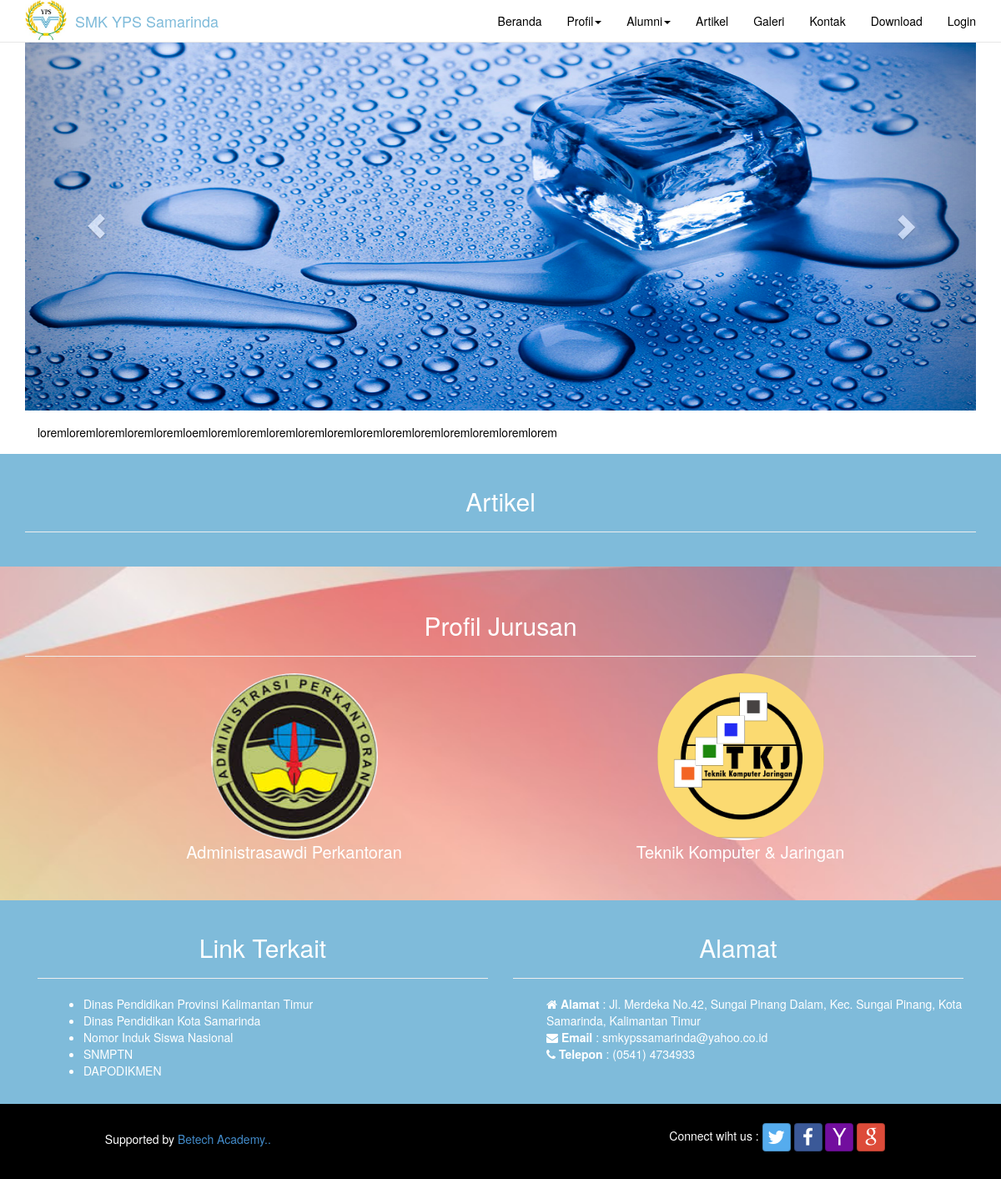
The page / on the database its author committed.
### tables this page shows
CREATE TABLE IF NOT EXISTS `tb_slide` (
  `id_gambar` int(11) NOT NULL AUTO_INCREMENT,
  `nama_file` varchar(255) NOT NULL,
  `title_file` varchar(255) NOT NULL,
  PRIMARY KEY (`id_gambar`)
);

CREATE TABLE IF NOT EXISTS `tb_motivasi` (
  `id_motivasi` int(11) NOT NULL AUTO_INCREMENT,
  `isi_motivasi` text NOT NULL,
  PRIMARY KEY (`id_motivasi`)
);

CREATE TABLE IF NOT EXISTS `tb_jurusan` (
  `id_jurusan` int(11) NOT NULL AUTO_INCREMENT,
  `nama_jurusan` varchar(100) NOT NULL,
  `profil_jurusan` text NOT NULL,
  `file_jurusan` varchar(100) NOT NULL,
  PRIMARY KEY (`id_jurusan`)
);

CREATE TABLE IF NOT EXISTS `tb_alamat` (
  `id_alamat` int(11) NOT NULL AUTO_INCREMENT,
  `alamat` text NOT NULL,
  `email` varchar(100) NOT NULL,
  `notlp` varchar(20) NOT NULL,
  PRIMARY KEY (`id_alamat`)
);

### application/libraries/template.php (called while the page is built)
<?php if ( ! defined('BASEPATH')) exit('No direct script access allowed');
class Template {
		var $template_data = array();
		function set($name, $value)
		{
			$this->template_data[$name] = $value;
		}
		function load($template = '', $view = '' , $view_data = array(), $return = FALSE)
		{
			$this->CI =& get_instance();
			$this->set('contents', $this->CI->load->view($view, $view_data, TRUE));
			return $this->CI->load->view($template, $this->template_data, $return);
		}
}

### application/controllers/index.php (called while the page is built, shortened)
<?php
class Index extends CI_Controller
{
	function index()
	{
			$data['artikel'] = $this->model_artikel->limit();
			$data['rekor']= $this->model_motivasi->lihatdata();
			$data['slide']=$this->model_slide->lihatdata();
			$data['jurusan']=$this->model_jurusan->lihatdata();
			$data['alamat']=$this->model_alamat->lihatdata();
			$data['motivasi']= $this->model_motivasi->lihatdata();
			$this->template->load('template(1)','view_dashboard1',$data);
	}
}
 ?>

### index.php (called while the page is built, shortened)
<?php
require_once BASEPATH.'core/CodeIgniter.php';

### application/models/model_slide.php (called while the page is built, shortened)
<?php
class Model_slide extends CI_Model
{
	function lihatdata()
	{
		return $this->db->get('tb_slide');
	}
}
 ?>

### application/models/model_motivasi.php (called while the page is built, shortened)
<?php
class Model_motivasi extends CI_Model
{
	function lihatdata()
	{
		return $this->db->query('select *from tb_motivasi ORDER BY id_motivasi DESC limit 1');
	}
}
 ?>

### application/models/model_jurusan.php (called while the page is built, shortened)
<?php
class Model_jurusan extends CI_Model
{
	function lihatdata()
	{
		return $this->db->get_where('tb_jurusan');
	}
}
 ?>

### application/models/model_alamat.php (called while the page is built, shortened)
<?php
class Model_alamat extends CI_Model
{
	function lihatdata()
	{
		return $this->db->get_where('tb_alamat');
	}
}
 ?>

### application/views/view_dashboard1.php (the view, shortened to what this page needs)
<!DOCTYPE html>
<html>
<head>
</head>
<body>
<div class="container">
<div id="myCarousel" class="carousel slide carousel-fade" data-ride="carousel">
        <div class="carousel-inner">
            <?php foreach ($slide -> result() as $s) { ?>
            <div class="item">
            <img id="<?php echo $s->id_gambar; ?>" src="<?php echo base_url('uploads/'.$s->nama_file);?>" class="img-responsive" style="width: 1360px;height:442px;">
            </div>
            <?php } ?>
        </div>
        <a class="left carousel-control" href="#myCarousel" data-slide="prev">
            <span class="glyphicon glyphicon-chevron-left"></span>
        </a>
        <a class="right carousel-control" href="#myCarousel" data-slide="next">
            <span class="glyphicon glyphicon-chevron-right"></span>
        </a>
</div>
</div>
    <div id="about" class="intro">
      <div class="container">
        <div class="row-fluid">
            <div class="col-md-12">
            <?php foreach ($motivasi -> result() as $m) { ?>
                <p><?php echo $m->isi_motivasi;?></p>
             <?php } ?>
            </div>
        </div>
      </div>
    </div>
     <div id="services" class="services">
      <div class="container">
        <h2 align="center">Artikel</h2><hr>
        <div class="col-md-12">
        </div>
      </div>
      </div>
    <div class="callout">
      <div class="vert-text">
        <div class="container">
            <h2>Profil Jurusan</h2><hr>
                    <ul class="thumbnails">
                    <div class="col-md-12">
                      <div class="col-md-6">
                    <?php foreach ($jurusan -> result() as $j) { ?>
                    <p align="center"><a href="<?php echo site_url('jurusan/index'); ?>"><img src="<?php echo base_url('uploads/'.$j->file_jurusan);?>" style="width: 200px;height: 200px;" class="img-circle"></a><br>
                    <a href="<?php echo site_url('jurusan/index'); ?>" style="color: white;font-size: 20"><?php echo $j->nama_jurusan;?></a></p>
                    </div>
                    <?php } ?>
                    </div>
            </div>
        </div>
        </div>
      </div>
</body>
</html>

### application/views/template(1).php (shortened to what this page needs)
<html lang="en">
<head>
  <link href="<?php echo base_url();?>assets/css/bootstrap.min.css" rel="stylesheet">
  <link href="<?php echo base_url();?>assets/css/template.css" rel="stylesheet">
  <link href="<?php echo base_url();?>assets/css/hover.css" rel="stylesheet">
  <link href="<?php echo base_url();?>assets/css/stylish-portfolio.css" rel="stylesheet">
  <link href="<?php echo base_url();?>assets/css/bootstrap-social.css" rel="stylesheet">
  <link href="<?php echo base_url();?>assets/font-awesome/css/font-awesome.min.css" rel="stylesheet">
</head>
<body>
  <header>
  <nav class="navbar navbar-default navbar-fixed-top" role="navigation">
   <div class="container">
    <div class="navbar-header">
      <a href="#" class="pull-left"><img src="<?php echo base_url('assets/css/img/30401090.png');?>" width="50px;" style="margin-right: 10px"></a><a href="#" class="navbar-brand">SMK YPS Samarinda</a>
    </div>
      <div class="collapse navbar-collapse" id="myNavbar">
      <ul class="nav navbar-nav navbar-right">
      <li><?php echo anchor('index','Beranda',array('class'=>'hvr-overline-from-center'));?></a></li>
      <li class="dropdown">
              <a href="#" class="dropdown-toggle hvr-overline-from-center" data-toggle="dropdown">Profil<span class="caret"></span></a>
            </li>
      <li class="dropdown">
              <a href="#" class="dropdown-toggle hvr-overline-from-center" data-toggle="dropdown">Alumni<span class="caret"></span></a>
      </li>
      <li><?php echo anchor('artikel','Artikel',array('class'=>'hvr-overline-from-center'));?></li>
      <li><?php echo anchor('galeri','Galeri',array('class'=>'hvr-overline-from-center'));?></li>
      <li><?php echo anchor('kontak','Kontak',array('class'=>'hvr-overline-from-center'));?></li>
      <li><?php echo anchor('download','Download',array('class'=>'hvr-overline-from-center'));?></li>
      <li><?php echo anchor('auth/login','Login',array('class'=>'hvr-bounce-to-bottom'))?></li>
      </ul>
      </div>
        </nav>
        </div></div></nav></header>
  <div>
  <div>
     <?php echo $contents;?>
    <div id="services" class="services">
      <div class="container">
        <div class="col-md-6">
           <h2 align="center">Link Terkait</h2>
           <hr>
           <div class="col-md-12">
              <ul class="arrow">
                        <li><a href="http://disdik.kaltimprov.go.id/" target="_blank" >Dinas Pendidikan Provinsi Kalimantan Timur</a></li>
                        <li><a href="http://disdik.samarindakota.go.id/" target="_blank">Dinas Pendidikan Kota Samarinda</a></li>
                        <li><a href="http://nisn.data.kemdikbud.go.id/page/data" target="_blank">Nomor Induk Siswa Nasional</a></li>
                        <li><a href="http://snmptn.ac.id/" target="_blank">SNMPTN</a></li>
                        <li><a href="http://dapo.dikmen.kemdikbud.go.id/" target="_blank">DAPODIKMEN</a></li>
                    </ul>
            </div>
        </div>
      <div class="col-md-6">
      <h2 align="center">Alamat</h2>
                <hr>
                  <ul class="arrow">
                  <?php foreach ($alamat->result() as $r)
                  {
                  ?>
                        <i class="fa fa-home"></i>
                        <strong>Alamat</strong> : <?php echo $r->alamat;?>
                        <br>
                        <i class="fa fa-envelope"></i>
                        <strong>Email</strong> : <a href="mailto:<?php echo $r->email; ?>"><?php echo $r->email;?></a> <br>
                        <i class="fa fa-phone"></i>
                        <strong>Telepon</strong> : <?php echo $r->notlp;?>
                  <?php } ?>
                  </ul>
                </div>
            </div>
    </div>
  <footer class="footer">
  <div class="container-fluid">
          <div class="col-md-4">
            <p align="center" style="color: white;padding-top: 9px;">Supported by <a href="http://betech.academy/">Betech Academy..</a></p>
          </div>
           <div class="col-md-4 col-md-offset-4">
               <p style="color: white">Connect wiht us :
               <a class="btn btn-social-icon btn-twitter" href="https://twitter.com/"><span class="fa fa-twitter"></span></a>
               <a class="btn btn-social-icon btn-facebook" href="https://www.facebook.com/smkypssmd/"><span class="fa fa-facebook"></span></a>
               <a class="btn btn-social-icon btn-yahoo" href="https://id.yahoo.com/?p=us/"><span class="fa fa-yahoo"></span></a>
               <a class="btn btn-social-icon btn-google" href="https://gmail.com/"><span class="fa fa-google"></span></a>
          </div>
        </div>
</footer>
</body>
</html>

### assets/css/template.css (style rules this page uses)
.carousel { margin-top: 50px; }
.arrow a { color: white; }
.navbar-default { background-color:white; color:white; border-radius:0; }
.navbar-default .navbar-nav > li > a { color:black; }
.navbar-default .navbar-brand { color:#7fbbda; }

### assets/css/stylish-portfolio.css (style rules this page uses)
.services { width: 100%; background: #7fbbda; padding: 20px 0; color: #ffffff; }
.footer { width: 100%; padding: 23px; background-color: black; }
.vert-text { display: table-cell; vertical-align: middle; text-align: center; }
.intro { padding: 6px 0; background: white; color: black; }
.callout { color: #ffffff; display: table; height: 400px; width: 100%; background: url(../css/img/ab.jpg) repeat center center fixed; -webkit-background-size: cover; -moz-background-size: cover; -o-background-size: cover; background-size: cover; }

### application/views/template(1).php (style rules this page uses)
.navbar .navbar-nav { display: inline-block; float: none; vertical-align: top; }
.navbar .navbar-collapse { text-align: center; }

### application/views/view_dashboard1.php (style rules this page uses)
.carousel-fade .carousel-inner .item { opacity: 0; -webkit-transition-property: opacity; -moz-transition-property: opacity; -o-transition-property: opacity; transition-property: opacity; }
.carousel-fade .carousel-inner .active { opacity: 5; }
.carousel-fade .carousel-control { z-index: 2; }

### rows shown on the page
tb_slide: nama_file (picture)
tb_motivasi: isi_motivasi "loremloremloremloremloremloemloremloremloremloremloremloremloremloremloremloremloremlorem"
tb_jurusan: file_jurusan (picture), nama_jurusan "Administrasawdi Perkantoran"
tb_jurusan: file_jurusan (picture), nama_jurusan "Teknik Komputer & Jaringan"
tb_alamat: alamat "Jl. Merdeka No.42, Sungai Pinang Dalam, Kec. Sungai Pinang, Kota Samarinda, Kalimantan Timur", email "smkypssamarinda@yahoo.co.id", notlp "(0541) 4734933"

### other values the page prints
anchor('index','Beranda',array('class'=>'hvr-overline-from-center')) "Beranda"
anchor('artikel','Artikel',array('class'=>'hvr-overline-from-center')) "Artikel"
anchor('galeri','Galeri',array('class'=>'hvr-overline-from-center')) "Galeri"
anchor('kontak','Kontak',array('class'=>'hvr-overline-from-center')) "Kontak"
anchor('auth/login','Login',array('class'=>'hvr-bounce-to-bottom')) "Login"
